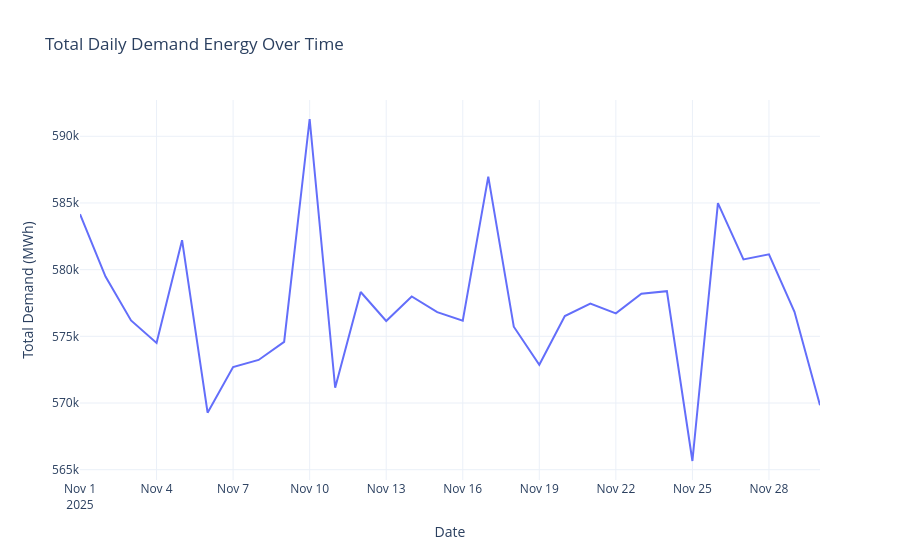

Write notebook code for a chart like this one.
### Markdown cell above
## 1. Key Metric Trend Lines

Let's visualize the demand trends over time.

### Code cell
# Daily Total Demand Trend
daily_demand = df.groupby('date')['MP_Drawal'].sum().reset_index()

fig_demand_trend = px.line(
    daily_demand, 
    x='date', 
    y='MP_Drawal', 
    title='Total Daily Demand Energy Over Time',
    labels={'MP_Drawal': 'Total Demand (MWh)', 'date': 'Date'}
)
fig_demand_trend.update_layout(template='plotly_white')
fig_demand_trend.show()

### Figure 1 — Plotly figure (JSON) as saved in the notebook; plotly's stock layout.template omitted (floating-point values rounded to 4 significant figures)
{"data": [{"hovertemplate": "Date=%{x}<br>Total Demand (MWh)=%{y}<extra></extra>", "legendgroup": "", "line": {"color": "#636efa", "dash": "solid"}, "marker": {"symbol": "circle"}, "mode": "lines", "name": "", "orientation": "v", "showlegend": false, "type": "scatter", "x": ["2025-11-01T00:00:00.000000000", "2025-11-02T00:00:00.000000000", "2025-11-03T00:00:00.000000000", "2025-11-04T00:00:00.000000000", "2025-11-05T00:00:00.000000000", "2025-11-06T00:00:00.000000000", "2025-11-07T00:00:00.000000000", "2025-11-08T00:00:00.000000000", "2025-11-09T00:00:00.000000000", "2025-11-10T00:00:00.000000000", "2025-11-11T00:00:00.000000000", "2025-11-12T00:00:00.000000000", "2025-11-13T00:00:00.000000000", "2025-11-14T00:00:00.000000000", "2025-11-15T00:00:00.000000000", "2025-11-16T00:00:00.000000000", "2025-11-17T00:00:00.000000000", "2025-11-18T00:00:00.000000000", "2025-11-19T00:00:00.000000000", "2025-11-20T00:00:00.000000000", "2025-11-21T00:00:00.000000000", "2025-11-22T00:00:00.000000000", "2025-11-23T00:00:00.000000000", "2025-11-24T00:00:00.000000000", "2025-11-25T00:00:00.000000000", "2025-11-26T00:00:00.000000000", "2025-11-27T00:00:00.000000000", "2025-11-28T00:00:00.000000000", "2025-11-29T00:00:00.000000000", "2025-11-30T00:00:00.000000000"], "xaxis": "x", "y": [584200.0, 579500.0, 576200.0, 574500.0, 582200.0, 569300.0, 572700.0, 573200.0, 574600.0, 591300.0, 571100.0, 578300.0, 576200.0, 578000.0, 576800.0, 576200.0, 587000.0, 575700.0, 572900.0, 576500.0, 577500.0, 576700.0, 578200.0, 578400.0, 565700.0, 585000.0, 580800.0, 581100.0, 576800.0, 569800.0], "yaxis": "y"}], "layout": {"legend": {"tracegroupgap": 0}, "title": {"text": "Total Daily Demand Energy Over Time"}, "xaxis": {"anchor": "y", "domain": [0, 1], "title": {"text": "Date"}}, "yaxis": {"anchor": "x", "domain": [0, 1], "title": {"text": "Total Demand (MWh)"}}}}
